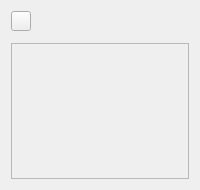
          <widget class="QWidget" name="view_3d_widget">
           <property name="container" stdset="0">
            <string>groupBox</string>
           </property>
           <attribute name="title">
            <string>3D</string>
           </attribute>
           <layout class="QGridLayout" name="gridLayout_25">
            <item row="0" column="4">
             <widget class="QPushButton" name="View3D_sphere">
              <property name="minimumSize">
               <size>
                <width>20</width>
                <height>20</height>
               </size>
              </property>
              <property name="maximumSize">
               <size>
                <width>20</width>
                <height>20</height>
               </size>
              </property>
              <property name="styleSheet">
               <string notr="true">border-top-left-radius: 0px;
border-top-right-radius: 0px;
border-bottom-left-radius: 0px;
border-bottom-right-radius: 0px;	</string>
              </property>
              <property name="text">
               <string/>
              </property>
             </widget>
            </item>
            <item row="0" column="2">
             <widget class="QPushButton" name="View3D_colorless_cube">
              <property name="minimumSize">
               <size>
                <width>20</width>
                <height>20</height>
               </size>
              </property>
              <property name="maximumSize">
               <size>
                <width>20</width>
                <height>20</height>
               </size>
              </property>
              <property name="styleSheet">
               <string notr="true">border-top-left-radius: 2px;
border-top-right-radius: 0px;
border-bottom-left-radius: 2px;
border-bottom-right-radius: 0px;	</string>
              </property>
              <property name="text">
               <string/>
              </property>
             </widget>
            </item>
            <item row="0" column="5">
             <widget class="QPushButton" name="View3D_transparent_sphere">
              <property name="minimumSize">
               <size>
                <width>20</width>
                <height>20</height>
               </size>
              </property>
              <property name="maximumSize">
               <size>
                <width>20</width>
                <height>20</height>
               </size>
              </property>
              <property name="styleSheet">
               <string notr="true">border-top-left-radius: 0px;
border-top-right-radius: 2px;

border-bottom-left-radius: 0px;
border-bottom-right-radius: 2px;	</string>
              </property>
              <property name="text">
               <string/>
              </property>
             </widget>
            </item>
            <item row="0" column="1">
             <spacer name="horizontalSpacer">
              <property name="orientation">
               <enum>Qt::Horizontal</enum>
              </property>
              <property name="sizeHint" stdset="0">
               <size>
                <width>40</width>
                <height>20</height>
               </size>
              </property>
             </spacer>
            </item>
            <item row="0" column="3">
             <widget class="QPushButton" name="View3D_color_cube">
              <property name="minimumSize">
               <size>
                <width>20</width>
                <height>20</height>
               </size>
              </property>
              <property name="maximumSize">
               <size>
                <width>20</width>
                <height>20</height>
               </size>
              </property>
              <property name="styleSheet">
               <string notr="true">border-top-left-radius: 0px;
border-top-right-radius: 0px;
border-bottom-left-radius: 0px;
border-bottom-right-radius: 0px;	</string>
              </property>
              <property name="text">
               <string/>
              </property>
             </widget>
            </item>
            <item row="0" column="0">
             <widget class="QPushButton" name="color_map_btn_3d">
              <property name="minimumSize">
               <size>
                <width>20</width>
                <height>20</height>
               </size>
              </property>
              <property name="maximumSize">
               <size>
                <width>20</width>
                <height>20</height>
               </size>
              </property>
              <property name="styleSheet">
               <string notr="true"/>
              </property>
              <property name="text">
               <string/>
              </property>
             </widget>
            </item>
            <item row="1" column="0" colspan="6">
             <widget class="QFrame" name="view3D_frame">
              <property name="frameShape">
               <enum>QFrame::StyledPanel</enum>
              </property>
              <property name="frameShadow">
               <enum>QFrame::Raised</enum>
              </property>
             </widget>
            </item>
            <item row="2" column="0" colspan="6">
             <widget class="QFrame" name="hist_frame">
              <property name="minimumSize">
               <size>
                <width>0</width>
                <height>136</height>
               </size>
              </property>
              <property name="maximumSize">
               <size>
                <width>16777215</width>
                <height>136</height>
               </size>
              </property>
              <property name="frameShape">
               <enum>QFrame::StyledPanel</enum>
              </property>
              <property name="frameShadow">
               <enum>QFrame::Raised</enum>
              </property>
             </widget>
            </item>
           </layout>
          </widget>
